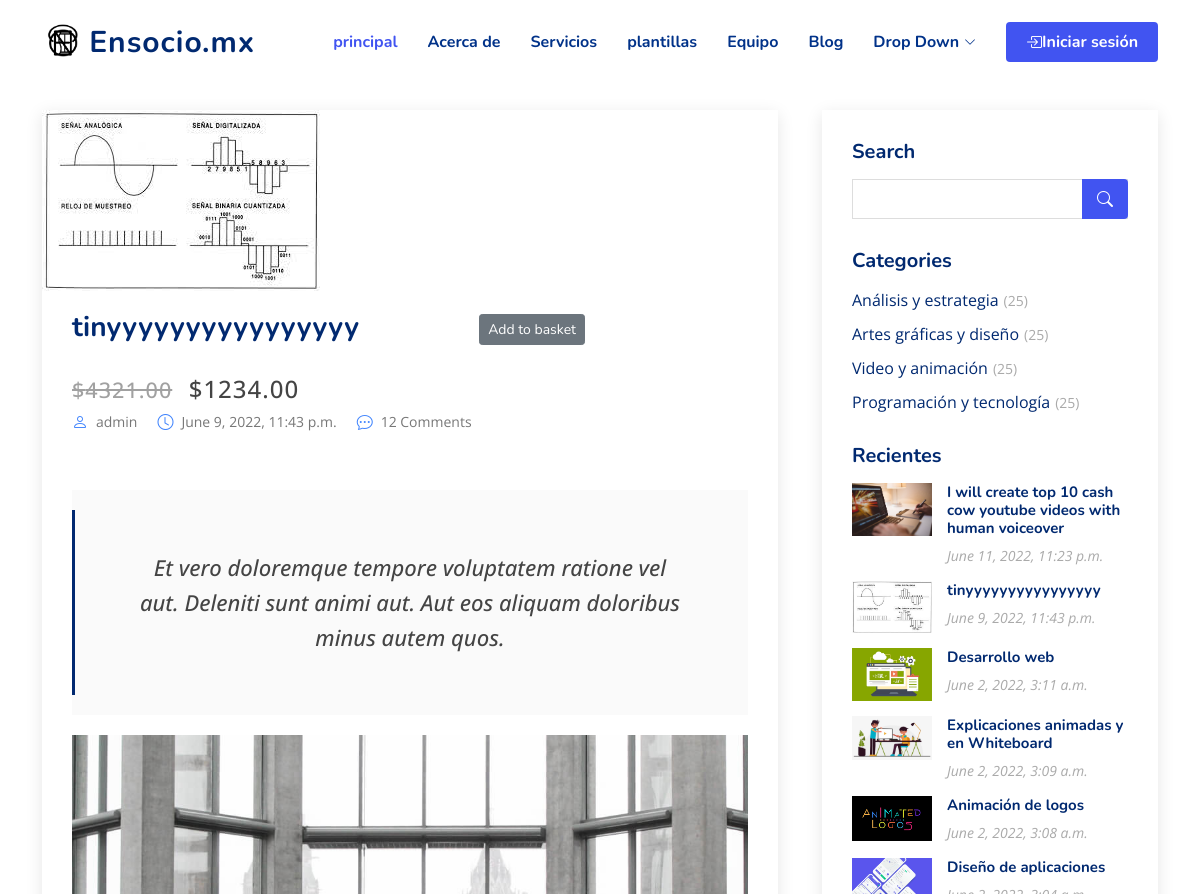
/articulo/tinyyyyyyyyyyyyyyyy/ (upper part), run on an earlier commit of the app's database.
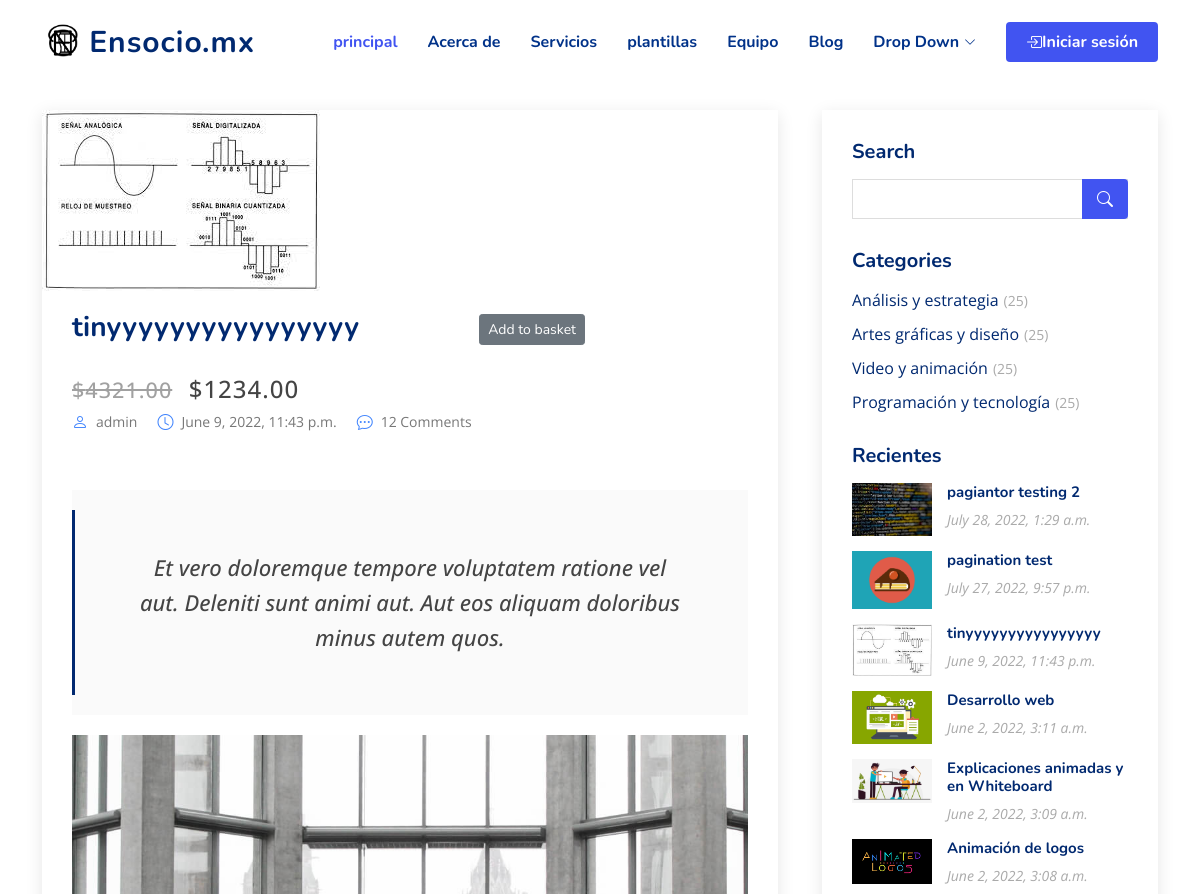
And on a later commit of the database.
### Shop/models.py (models this page shows, shortened)
class Category(models.Model):
    name = models.CharField(max_length=255, db_index=True)
    slug = models.SlugField(max_length=255, unique=True)
    class Meta:
        verbose_name_plural = 'categories'
    def get_absolute_url(self):
        return reverse('Shop:category_list', args=[self.slug])

class Product(models.Model):
    category = models.ForeignKey(Category, related_name='product', on_delete=models.CASCADE)
    created_by = models.ForeignKey(settings.AUTH_USER_MODEL, on_delete=models.CASCADE, related_name='product_creator')
    title = models.CharField(max_length=255)
    author = models.CharField(max_length=255, default='admin')
    description = tinymce_models.HTMLField(blank=True)
    image = models.ImageField(upload_to='images/', default='images/default.png')
    slug = models.SlugField(max_length=255)
    price = models.DecimalField(max_digits=7, decimal_places=2)
    old_price = models.DecimalField(max_digits=7, decimal_places=2, null=True)
    in_stock = models.BooleanField(default=True)
    is_active = models.BooleanField(default=True)
    created = models.DateTimeField(auto_now_add=True)
    updated = models.DateTimeField(auto_now=True)
    objects = models.Manager()
    products = ProductManager()
    class Meta:
        verbose_name_plural = 'Products'
        ordering = ('-created',)
    def get_absolute_url(self):
        return reverse('Shop:product_detail', args=[self.slug])

### Shop/views.py (the view)
# urls.py: path('articulo/<slug:slug>/', views.product_detail, name='product_detail'),
def product_detail(request, slug):
    product = get_object_or_404(Product, slug=slug, in_stock=True)
    products = Product.objects.all()
    context = {
        'product': product,
        'products': products,
    }
    return render(request, 'Shop/products/single.html', context)

### Shop/models.py (called while the page is built)
    def get_absolute_url(self):
        return reverse('Shop:plantilla_category_list', args=[self.slug_p])

### Shop/views.py (called while the page is built)
def categories(request):
    return {
        'categories': Category.objects.all()
    }

def categoriesplantillas(request):
    return {
        'categoriesplantillas': CategoryPlantillas.objects.all()
    }

### basket/basket.py (called while the page is built)
    def __len__(self):
        return sum(item['qty'] for item in self.basket.values())

### template/Shop/products/single.html (shortened to what this page needs)
{% extends '../base.html' %}
{% load static %}
{% block content %}
    <section id="blog" class="blog">
        <div class="container" data-aos="fade-up">
          <div class="row">
            <div class="col-lg-8 entries">
              <article class="entry entry-single">
                <div class="entry-img">
                  <img src="{{ product.image.url }}" alt="" class="img-fluid">
                </div>
                <h2 class="entry-title">
                  <div class="row">
                    <div class="col">
                      <a href="">{{ product.title }}</a>
                    </div>
                    <div class="col">
                      <div class="col-6 text-end">
                        <button type="button" id="add-button" value="{{product.id}}" class="btn btn-secondary btn-sm">Add to basket</button>
                      </div>
                    </div>
                  </div>
                </h2>
                <div class="price">
                    <div class="row">
                        <div class="col col-lg-2">
                            <s>${{ product.old_price }}</s>
                        </div>
                        <div class="col col-lg-2">${{ product.price }}</div>
                    </div>
                </div>
                <div class="entry-meta">
                  <ul>
                    <li class="d-flex align-items-center"><i class="bi bi-person"></i> <a href="blog-single.html">{{ product.author }}</a></li>
                    <li class="d-flex align-items-center"><i class="bi bi-clock"></i> <a href="blog-single.html"><time>{{ product.created }}</time></a></li>
                    <li class="d-flex align-items-center"><i class="bi bi-chat-dots"></i> <a href="blog-single.html">12 Comments</a></li>
                  </ul>
                </div>
                <div class="entry-content">
                  <p>{{ product.description|safe }}</p><br>
                  <blockquote>
                    <p>
                      Et vero doloremque tempore voluptatem ratione vel aut. Deleniti sunt animi aut. Aut eos aliquam doloribus minus autem quos.
                    </p>
                  </blockquote>
                  <img src="{% static '/img/blog/blog-inside-post.jpg' %}" class="img-fluid" alt="">
                </div>
              </article>
            </div>
            <div class="col-lg-4">
              <div class="sidebar">
                <h3 class="sidebar-title">Search</h3>
                <div class="sidebar-item search-form">
                  <form action="">
                    <input type="text">
                    <button type="submit"><i class="bi bi-search"></i></button>
                  </form>
                </div>
                <h3 class="sidebar-title">Categories</h3>
                <div class="sidebar-item categories">
                  <ul>
                    {% for x in categories %}
                        <li><a href="{{ x.get_absolute_url }}">{{ x.name }}<span>(25)</span></a></li>
                    {% endfor %}
                  </ul>
                </div>
                <h3 class="sidebar-title">Recientes</h3>
                <div class="sidebar-item recent-posts">
                    {% for p in products %}
                        <div class="post-item clearfix">
                            <img src="{{ p.image.url }}" alt="">
                            <h4><a href="{{ p.get_absolute_url }}">{{ p.title }}</a></h4>
                            <time>{{ p.created }}</time>
                        </div>
                    {% endfor %}
                </div>
            </div>
        </div>
      </div>
    </div>
    </section>
{% endblock %}

What changed in the data, as far as the page shows it:
removed Product: image (picture), title "I will create top 10 cash cow youtube videos with human voiceover", created "June 11, 2022, 11:23 p.m."
no longer on this page (row unchanged): Product: image (picture), title "Diseño de aplicaciones"
added Product: image (picture), title "pagiantor testing 2", created "July 28, 2022, 1:29 a.m."
added Product: image (picture), title "pagination test", created "July 27, 2022, 9:57 p.m."
